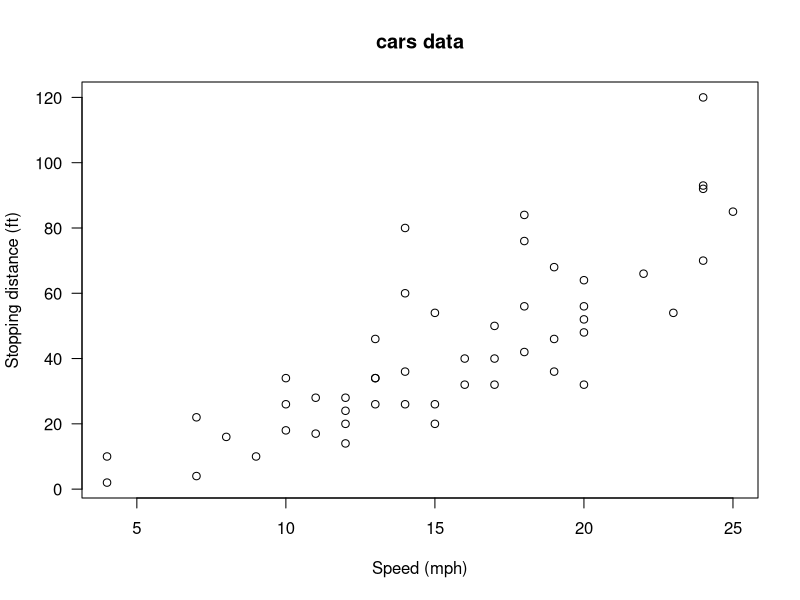
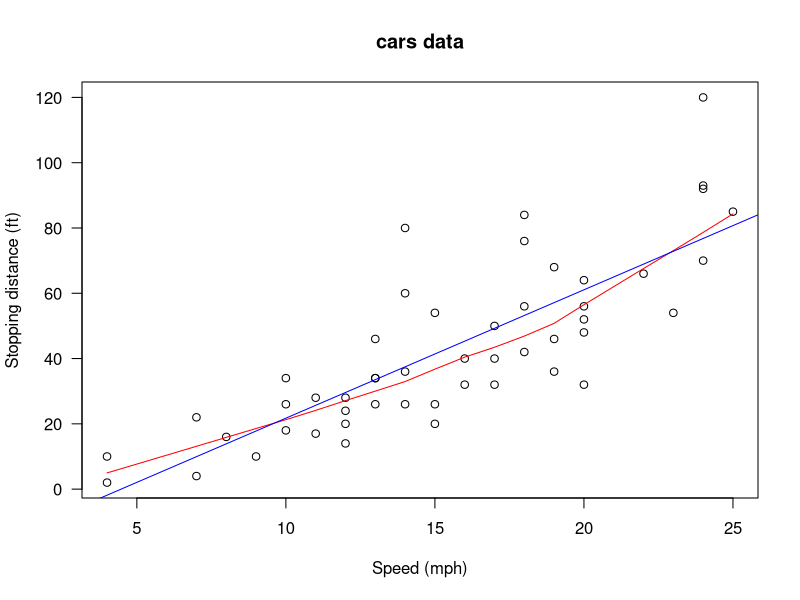
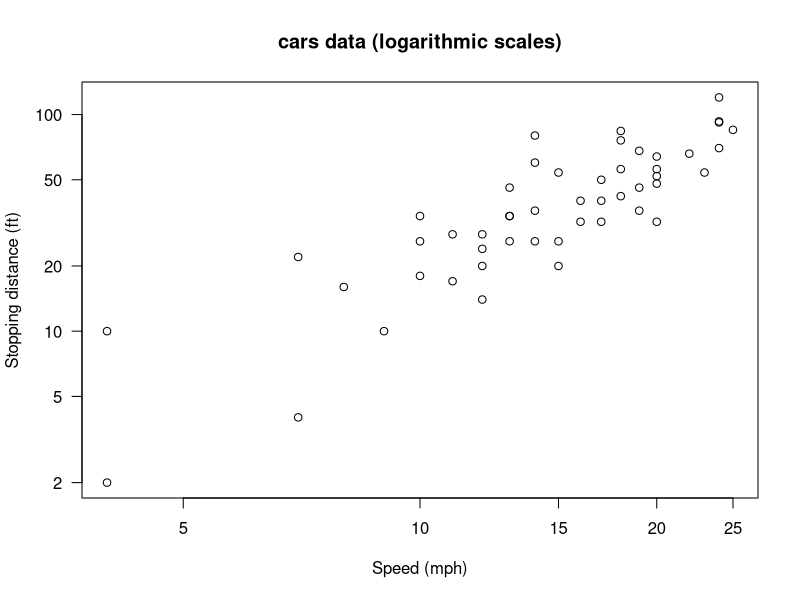
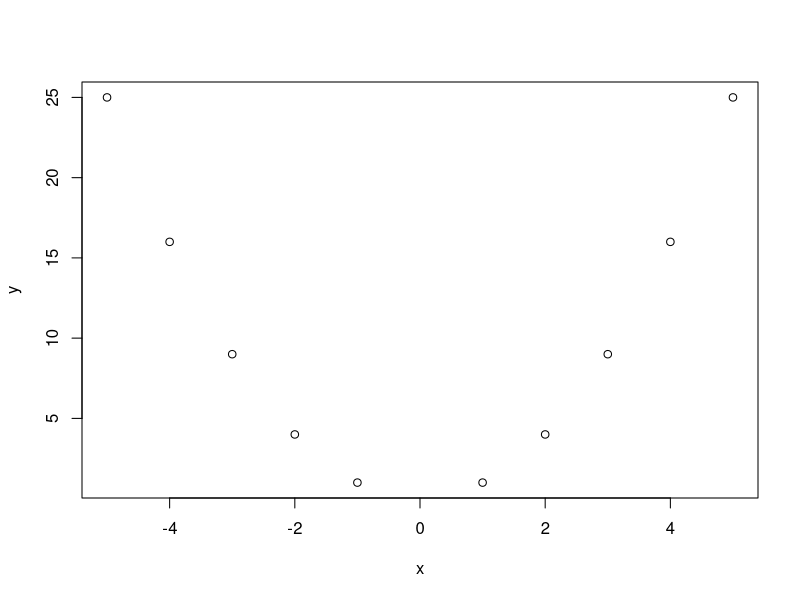

These figures' R source, in order:
## ---- chunk 1
knitr::opts_chunk$set(echo = FALSE)
## ---- chunk 2
library(MASS)
attach(cars)
head(cars)
## ---- chunk 3
require(stats); require(graphics)
plot(cars, xlab = "Speed (mph)", ylab = "Stopping distance (ft)",
     las = 1)
title(main = "cars data")
## ---- chunk 4
require(stats); require(graphics)
plot(cars, xlab = "Speed (mph)", ylab = "Stopping distance (ft)",
     las = 1)
lines(lowess(cars$speed, cars$dist, f = 2/3, iter = 3), col = "red")
abline(lm(cars$dist ~ cars$speed),col="blue")
title(main = "cars data")
## ---- chunk 5
cor(cars$speed,cars$dist)
cor.test(cars$speed,cars$dist)
## ---- chunk 6
plot(cars, xlab = "Speed (mph)", ylab = "Stopping distance (ft)",
     las = 1, log = "xy")
title(main = "cars data (logarithmic scales)")
## ---- chunk 7
cor(log(cars$speed),log(cars$dist))
cor.test(log(cars$speed),log(cars$dist))
## ---- chunk 8
x = c(-5,-4,-3,-2,-1,1,2,3,4,5);y = x^2 
cor(x,y)
## ---- chunk 9
plot(x,y,type="p")
## ---- chunk 10
x = seq(1,7)
y = x^4
cor(x,y)
## same as cor(x,y,method="pearson")
cor(x,y,method="pearson")
## ---- chunk 11
cor(rank(x),rank(y))
## same as cor(x,y,method="spearman")
cor(x,y,method="spearman")
## ---- chunk 12
cor(cars$speed,cars$dist)
cor(log(cars$speed),log(cars$dist))
## ---- chunk 13
cor(cars$speed,cars$dist,method="spearman")
cor(log(cars$speed),log(cars$dist),method="spearman")
cor((cars$speed)^2,(cars$dist)^2,method="spearman")
## ---- chunk 14
cor.test(cars$speed,cars$dist,method="spearman")
